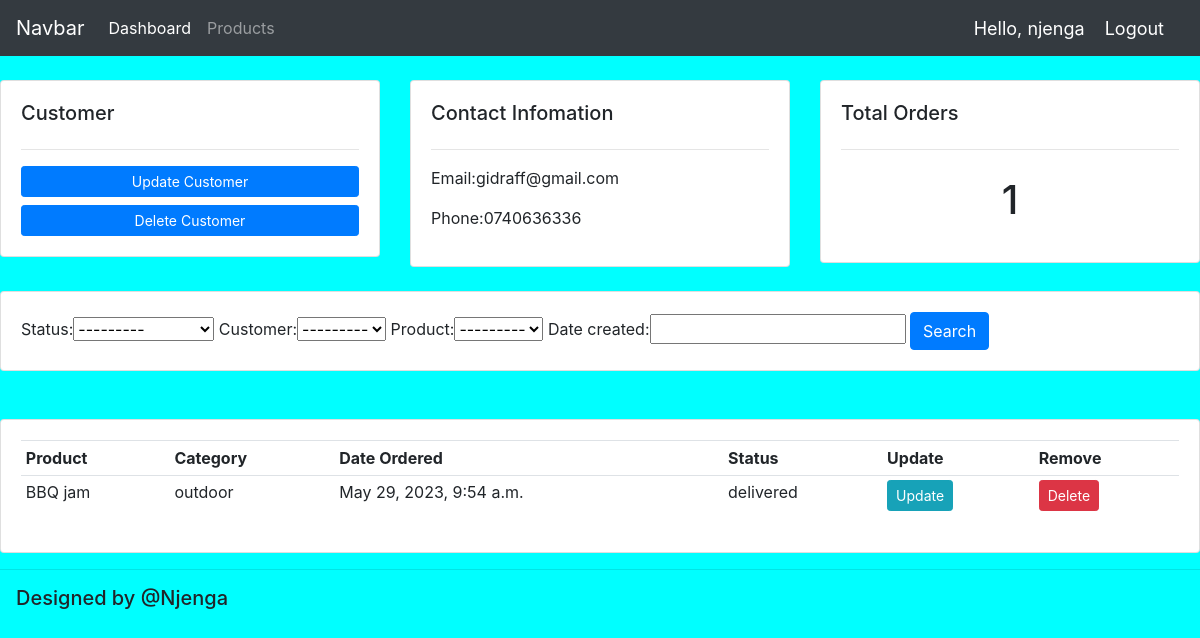
The app's page /customer/1/ (signed in) with its own data.
### accounts/models.py (models this page shows, shortened)
class Customer(models.Model):
    name = models.CharField(max_length=200, null=True)
    phone = models.CharField(max_length=200, null=True)
    email = models.CharField(max_length=200, null=True)
    date_created = models.DateTimeField(auto_now_add=True)
    def __str__(self):
        return self.name

class Order(models.Model):
    STATUS = (
        ('pending', 'Pending'),
        ('out_for_delivery', 'Out for Delivery'),
        ('delivered', 'Delivered'),
    )
    status = models.CharField(max_length=200, null=True, choices=STATUS)
    customer = models.ForeignKey(Customer, on_delete=models.SET_NULL, null=True)
    product = models.ForeignKey(Product, on_delete=models.SET_NULL, null=True)
    date_created = models.DateTimeField(auto_now_add=True)

class Product(models.Model):
    CATEGORY = (
        ('indoor', 'Indoor'),
        ('outdoor', 'Outdoor'),
    )
    name = models.CharField(max_length=200, null=True)
    price = models.CharField(max_length=200, null=True)
    category = models.CharField(max_length=200, null=True, choices=CATEGORY)
    date_created = models.DateTimeField(auto_now_add=True)
    tags = models.ManyToManyField(Tag)
    def __str__(self):
        return self.name

### accounts/views.py (the view)
# urls.py: path('customer/<str:pk>/', views.customer, name='customer'),
@login_required(login_url='login')
def customer(request, pk):
    customer = Customer.objects.get(id=pk)
    orders = customer.order_set.all()
    order_count = orders.count()
    myfilter = OrderFilter()
    context = {
        'customer': customer,
        'orders': orders,
        'order_count': order_count,
        'myfilter': myfilter
    }
    return render(request, 'accounts/customer.html', context)

### accounts/templates/accounts/customer.html
{% extends 'accounts/main.html' %}
   {%block content%}
    <br>
    <div class="row">
        <div class="col">
            <div class="card card-body">
                <h5>Customer</h5>
                <hr>
                <a class="btn btn-primary btn-sm btn-block" href="">Update Customer</a>
                <a class="btn btn-primary btn-sm btn-block" href="">Delete Customer</a>
            </div>
        </div>
        <div class="col">
            <div class="card card-body">
                <h5>Contact Infomation</h5>
                <hr>
                <p>Email:{{customer.email}}</p>
                <p>Phone:{{customer.phone}}</p>
            </div>
        </div>
        <div class="col">
            <div class="card card-body">
                <h5>Total Orders</h5>
                <hr>
                <h1 style="text-align: center;padding: 10px;">{{order_count}}</h1>
            </div>
        </div>
        <br>
    </div>
<br>
    <div class="row">
        <div class="col">
            <div class="card card-body">
                <form action="" method="get">
                    {{myfilter.form}}
                    <button class="btn btn-primary" type="submit">Search</button>
                </form>
            </div>
        </div>
    </div>
    <br>
    <br>
    <div class="row">
        <div class="col">
            <div class="card card-body">
                <table class="table table-sm">
                    <tr>
                        <th>Product</th>
                        <th>Category</th>
                        <th>Date Ordered</th>
                        <th>Status</th>
                        <th>Update</th>
                        <th>Remove</th>
                    </tr>
                    {% for order in orders %}
                    <tr>
                        <td>{{ order.product}}</td>
                        <td>{{ order.product.category}}</td>
                        <td>{{ order.date_created }}</td>
                        <td>{{ order.status}}</td>
                        <td><a class="btn btn-sm btn-info" href="{% url 'update_order' order.id %}">Update</a></td>
                        <td><a class="btn btn-sm btn-danger" href="{% url 'delete_order' order.id %}">Delete</a></td>
                    </tr>
                    {% endfor %}
                </table>
            </div>
        </div>
    </div>
    {% endblock%}

### accounts/templates/accounts/navbar.html (shortened to what this page needs)
{%load static %}
<nav class="navbar navbar-expand-lg navbar-dark bg-dark">
    <a class="navbar-brand" href="#">Navbar</a>
    <div class="collapse navbar-collapse" id="navbarNav">
      <ul class="navbar-nav">
        {% if request.user.is_staff %}
        <li class="nav-item active">
          <a class="nav-link" href="{% url 'home' %}">Dashboard</a>
        </li>
        <li class="nav-item">
          <a class="nav-link" href="{% url 'products' %}">Products</a>
        </li>
        {% endif %}
      </ul>
    </div>
    <span class="hello">Hello, {{request.user}}</span>
    <span ><a   class="hello" href="{% url 'logout' %}">Logout</a></span>
  </nav>

### static/css/main.css (style rules this page uses)
body { background-color: aqua; }

### accounts/templates/accounts/navbar.html (style rules this page uses)
.hello { font-size: 18px; color:#fff; margin-right: 20px; }

### records on screen
Customer: email "gidraff@gmail.com", phone "0740636336"
Order: product "BBQ jam", product.category "outdoor", date_created "May 29, 2023, 9:54 a.m.", status "delivered"

### other values on screen
{{ request.user }} "njenga"
{{ order_count }} "1"
